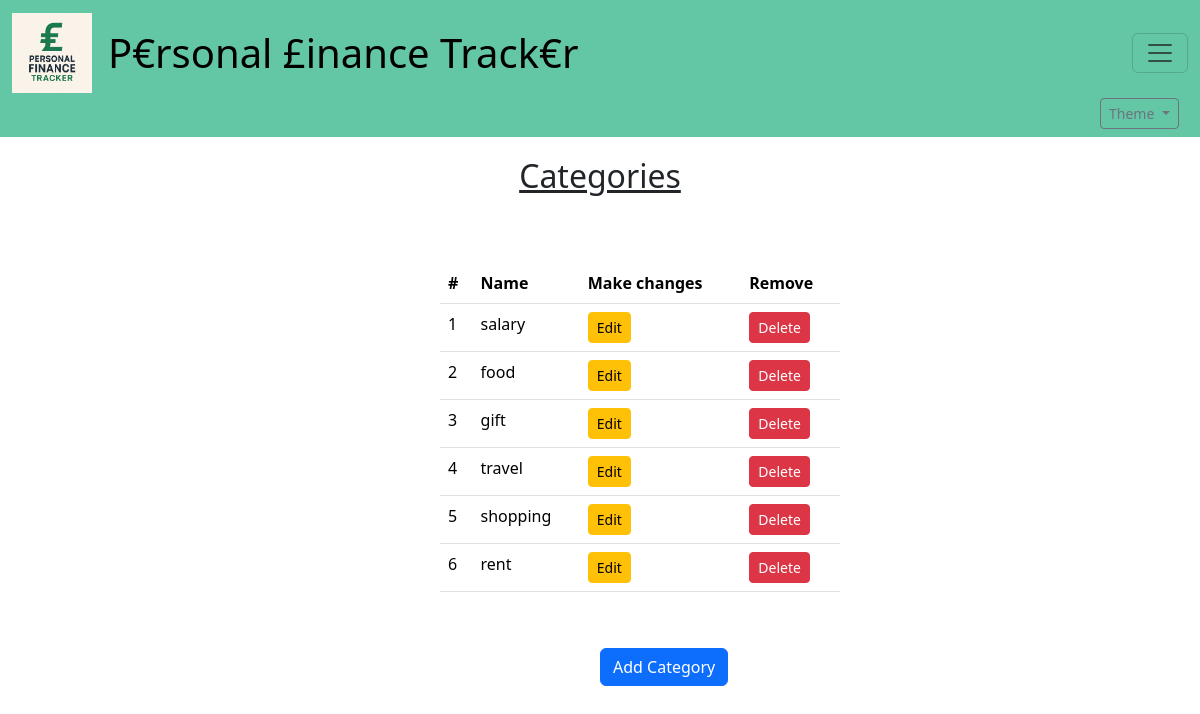
Page /categories (signed in) on the committed database.
### tables this page shows
CREATE TABLE "categories" (
    "id"        INTEGER NOT NULL UNIQUE,
    "user_id"   INTEGER,
    "name"      TEXT NOT NULL,
    PRIMARY KEY("id" AUTOINCREMENT),
    FOREIGN KEY("user_id") REFERENCES "users"("id")
);

### app.py (the view)
@app.route("/categories", methods=["GET","POST"])
@login_required
def category():
    if request.method=="GET":
        db=sqlite3.connect("transactions.db")
        db.row_factory = sqlite3.Row
        cur=db.cursor()
        cur.execute("SELECT * FROM categories WHERE (user_id IS NULL OR user_id=?)", (session["user_id"],))
        rows=cur.fetchall()
        db.close()
        return render_template("category.html",rows=rows)

### helpers.py (called while the page is built)
def login_required(f):
    @wraps(f)
    def wrapper(*args, **kwargs):
        if "user_id" not in session:
            return redirect(url_for("login"))
        return f(*args, **kwargs)
    return wrapper

### templates/category.html (shortened to what this page needs)
{% extends "layout.html" %}
{% block body %}
    <h2 style="text-align:center;">Categories</h2>
    <div style="padding:40px; width:40%; margin-left:400px;">
        <table class="table table-hover">
        <thead>
            <tr>
            <th scope="col">#</th>
            <th scope="col">Name</th>
            <th scope="col">Make changes</th>
            <th scope="col">Remove</th>
            </tr>
        </thead>
        <tbody>
            {% for r in rows %}
            <tr>
                <td>{{ loop.index }}</td>
                <td>{{ r.name }}</td>
                <td>
                    <button
                        class="btn btn-warning btn-sm"
                        data-bs-toggle="modal"
                        data-bs-target="#editModal"
                        data-id="{{ r.id }}"
                        data-name="{{ r.name }}">
                        Edit
                    </button>
                </td>
                <td>
                    <button
                        class="btn btn-danger btn-sm"
                        data-bs-toggle="modal"
                        data-bs-target="#deleteModal"
                        data-id="{{ r.id }}"
                        data-name="{{ r.name }}">
                        Delete
                    </button>
                </td>
            </tr>
            {% endfor %}
        </tbody>
        </table>
    </div >
    <div style="margin-left:600px;">
    <button style="text-align: center;" class="btn btn-primary mb-3" data-bs-toggle="modal" data-bs-target="#addCategoryModal">
        Add Category
    </button>
    </div>
{% endblock %}

### static/styles.css (style rules this page uses)
h2 { text-align:center; padding:20px; text-decoration:underline; }

### rows in the picture
categories: name "salary"
categories: name "food"
categories: name "gift"
categories: name "travel"
categories: name "shopping"
categories: name "rent"
